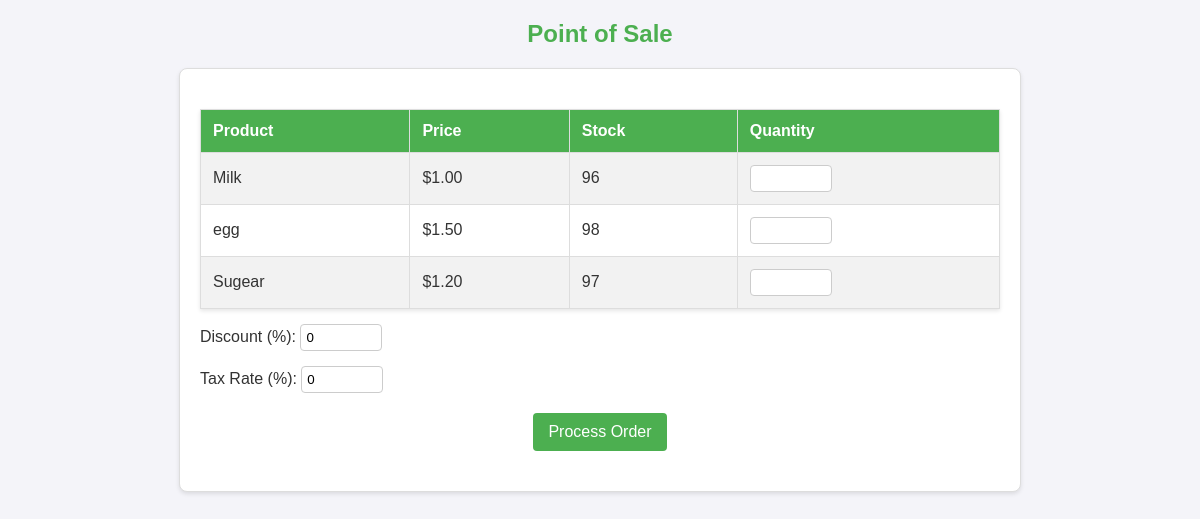
The page /project/pos_heandle/pos_info.php on the database its author committed.
### tables this page shows
CREATE TABLE `products` (
  `id` int(11) NOT NULL,
  `name` varchar(100) NOT NULL,
  `price` decimal(10,2) NOT NULL,
  `stock` int(11) NOT NULL
);

### project/pos_heandle/pos_info.php (the view, shortened to what this page needs)
<?php
$conn = mysqli_connect("localhost", "root", "", "pos_system");
$products = $conn->query("SELECT * FROM products");
?>
<!DOCTYPE html>
<html lang="en">
<head>
</head>
<body>
    <h2>Point of Sale</h2>
    <form method="POST">
        <table>
            <tr>
                <th>Product</th>
                <th>Price</th>
                <th>Stock</th>
                <th>Quantity</th>
            </tr>
            <?php while ($product = $products->fetch_assoc()): ?>
            <tr>
                <td><?php echo htmlspecialchars($product['name']); ?></td>
                <td>$<?php echo number_format($product['price'], 2); ?></td>
                <td><?php echo $product['stock']; ?></td>
                <td><input type="number" name="cart[<?php echo $product['id']; ?>]" min="0" max="<?php echo $product['stock']; ?>"></td>
            </tr>
            <?php endwhile; ?>
        </table>
        <label>Discount (%): <input type="number" name="discount" value="0" min="0" max="100"></label>
        <label>Tax Rate (%): <input type="number" name="tax" value="0" min="0" max="100"></label>
        <button type="submit" name="process_order">Process Order</button>
    </form>
</body>
</html>

### project/pos_heandle/pos_info.php (style rules this page uses)
body { font-family: Arial, sans-serif; margin: 20px; background-color: #f4f4f9; color: #333; }
h2, h3 { text-align: center; color: #4CAF50; }
table { width: 100%; border-collapse: collapse; margin-top: 20px; background-color: #fff; box-shadow: 0 2px 4px rgba(0, 0, 0, 0.1); }
th, td { padding: 12px; text-align: left; border: 1px solid #ddd; }
th { background-color: #4CAF50; color: white; }
tr:nth-child(even) { background-color: #f2f2f2; }
input[type="number"] { width: 70px; padding: 5px; border: 1px solid #ccc; border-radius: 4px; }
label { display: block; margin: 15px 0; font-size: 16px; }
button { background-color: #4CAF50; color: white; border: none; padding: 10px 15px; cursor: pointer; border-radius: 4px; font-size: 16px; display: block; margin: 20px auto; }
form { max-width: 800px; margin: 0 auto; padding: 20px; background-color: #fff; border: 1px solid #ddd; border-radius: 8px; box-shadow: 0 2px 4px rgba(0, 0, 0, 0.1); }

### rows shown on the page
products: name "Milk", price "1.00", stock "96"
products: name "egg", price "1.50", stock "98"
products: name "Sugear", price "1.20", stock "97"
